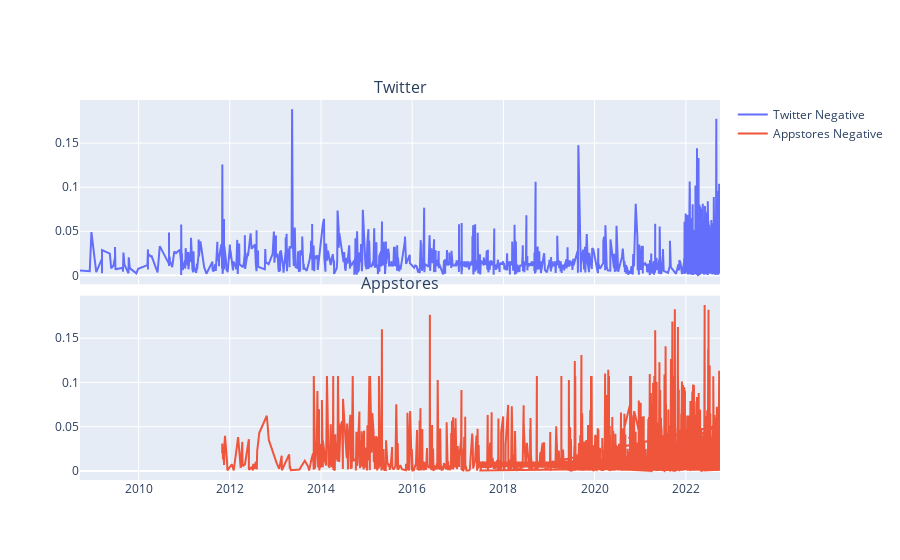

Write notebook code for a chart like this one.
### Code cell
#plot df_twitter_negative and df_appstores_negative on y and time on x
fig = make_subplots(rows=2, cols=1, shared_xaxes=True, vertical_spacing=0.03,
                    subplot_titles=("Twitter", "Appstores"))

fig.add_trace(go.Scatter(x=df_twitter_negative['date'], y=df_twitter_negative['Positive'], name='Twitter Negative'), row=1, col=1)
fig.add_trace(go.Scatter(x=df_appstores_negative['date'], y=df_appstores_negative['Positive'], name='Appstores Negative'), row=2, col=1)

### Figure 1 — Plotly figure (JSON) as saved in the notebook; plotly's stock layout.template omitted (floating-point values rounded to 4 significant figures; data arrays with more than 128 entries replaced by an {"elided": "..."} marker saying what was removed)
{"data": [{"name": "Twitter Negative", "type": "scatter", "x": {"elided": "3548 str values"}, "xaxis": "x", "y": {"elided": "3548 float values"}, "yaxis": "y"}, {"name": "Appstores Negative", "type": "scatter", "x": {"elided": "5237 str values"}, "xaxis": "x2", "y": {"elided": "5237 float values"}, "yaxis": "y2"}], "layout": {"annotations": [{"font": {"size": 16}, "showarrow": false, "text": "Twitter", "x": 0.5, "xanchor": "center", "xref": "paper", "y": 1, "yanchor": "bottom", "yref": "paper"}, {"font": {"size": 16}, "showarrow": false, "text": "Appstores", "x": 0.5, "xanchor": "center", "xref": "paper", "y": 0.485, "yanchor": "bottom", "yref": "paper"}], "xaxis": {"anchor": "y", "domain": [0, 1], "matches": "x2", "showticklabels": false}, "xaxis2": {"anchor": "y2", "domain": [0, 1]}, "yaxis": {"anchor": "x", "domain": [0.515, 1]}, "yaxis2": {"anchor": "x2", "domain": [0, 0.485]}}}
